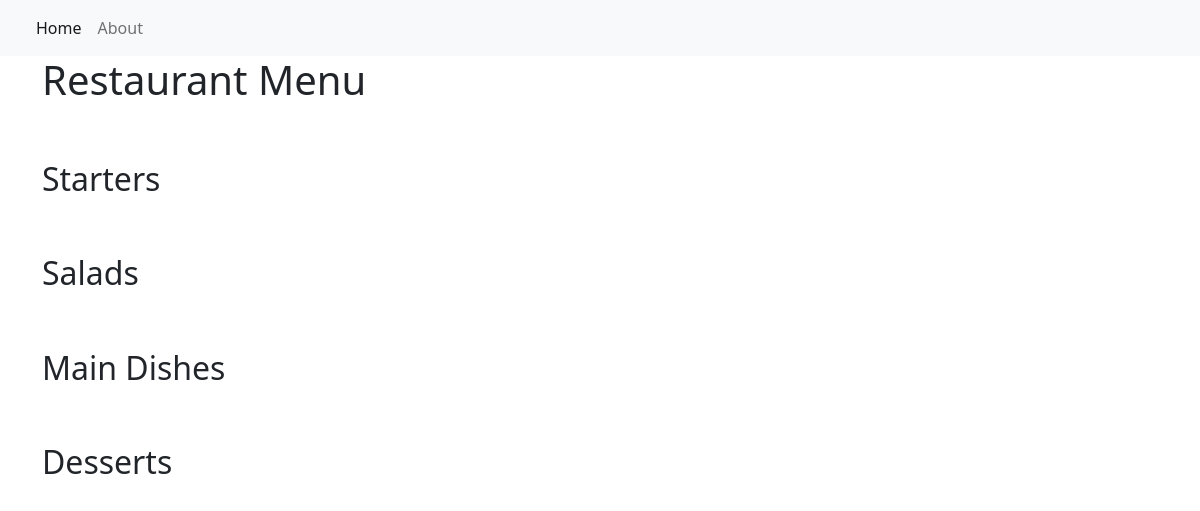
Before: / with the older database file.
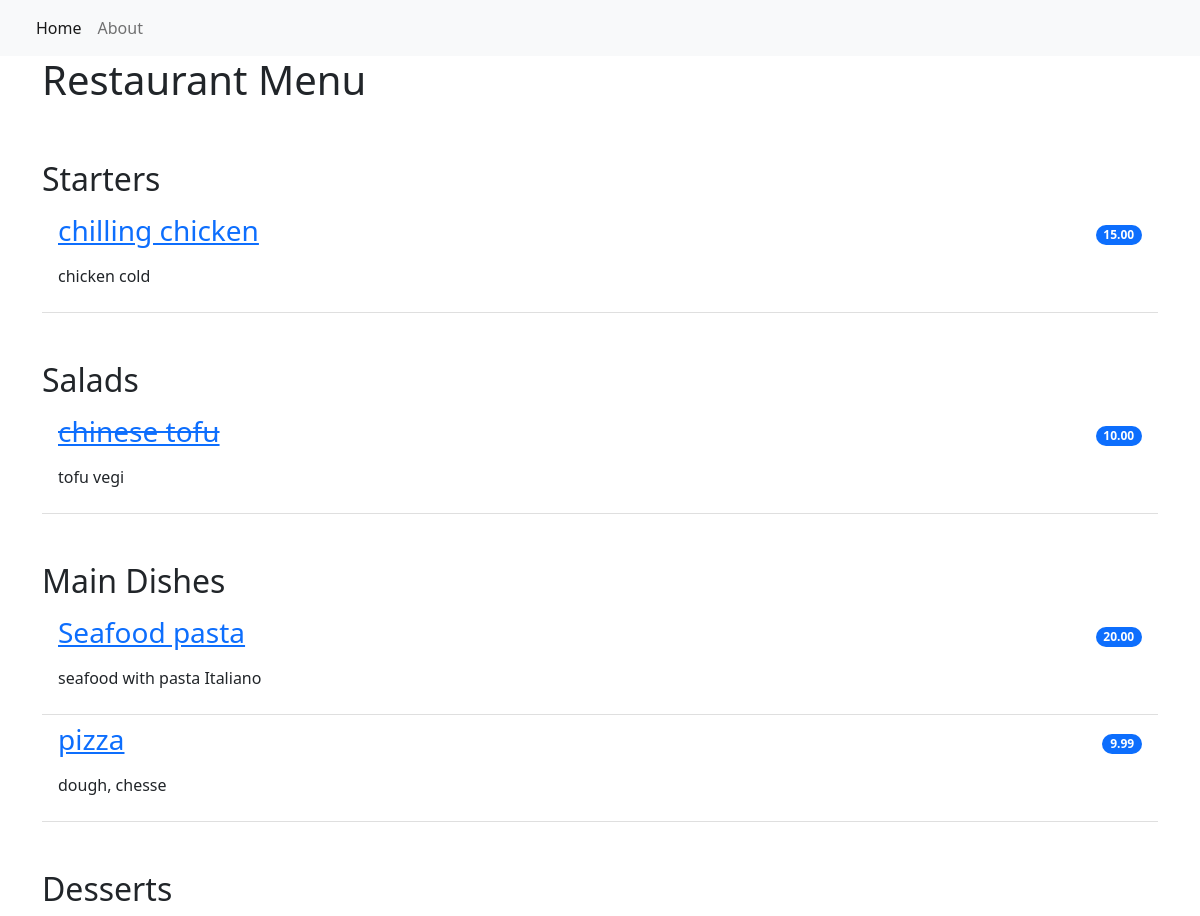
After: the same page with the newer database file.
### restaurant_menu/models.py (models this page shows)
class Item(models.Model):
    meal = models.CharField(max_length=1000, unique=True)
    description = models.CharField(max_length=2000)
    price = models.DecimalField(max_digits=8, decimal_places=2)
    meal_type = models.CharField(max_length=100, choices=MEAL_TYPE)
    author = models.ForeignKey(User, on_delete=models.PROTECT)
    status = models.IntegerField(choices=STATUS, default=1)
    date_created = models.DateTimeField(auto_now_add=True)
    date_updated = models.DateTimeField(auto_now=True)

### restaurant_menu/views.py (the view)
# urls.py: path('', views.MenuList.as_view(), name='home'),
class MenuList(generic.ListView):
    queryset = Item.objects.order_by("-date_created")
    template_name = "index.html"
    def get_context_data(self, **kwargs):
        context = super().get_context_data(**kwargs)
        context["meals"] = MEAL_TYPE
        return context

### templates/index.html
{% extends 'base.html' %}
{% block content %}
<div class="container">
    <h1>Restaurant Menu</h1>
    <ul class="list-group list-group-flush">
        {% for meal in meals %}
                <h2 class="pt-5">{{ meal.1 }}</h2>
                    {% for m in item_list %}
                    {% if m.meal_type == meal.0 %}
                            {% if m.status == 0 %}
                            <li class="list-group-item d-flex justify-content-between align-items-center border-0 pd-0">
                                <a href="{% url 'menu_item' m.pk %}"><h3><del>{{ m.meal }}</del></h3></a>
                            <span class="badge bg-primary rounded-pill">{{m.price }}</span>
                            </li>
                            <li class="list-group-item pt-0">
                                <p>{{ m.description }}</p>
                            </li>
                            {% else %}
                            <li class="list-group-item d-flex justify-content-between align-items-center border-0 pd-0">
                                <a href="{% url 'menu_item' m.pk %}"><h3>{{ m.meal }}</h3></a>
                                 <span class="badge bg-primary rounded-pill">{{m.price }}</span>
                            </li>
                            <li class="list-group-item pt-0">
                                <p>{{ m.description }}</p>
                            </li>
                            {% endif %}
                            {% endif %}
                    {% endfor %}
        {% endfor %}
    </ul>
</div>
{% endblock content %}

### templates/base.html (shortened to what this page needs)
<!DOCTYPE html>
<html lang="en">
    <head>
<link href="https://cdn.jsdelivr.net/npm/bootstrap@5.2.0-beta1/dist/css/bootstrap.min.css" rel="stylesheet">
    </head>
    <body>
        <nav class="navbar navbar-expand-lg bg-light">
            <div class="container-fluid">
                <div class="collapse navbar-collapse" id="navbarNav">
                    <ul class="navbar-nav">
                         <li class="nav-item">
                            <a class="nav-link active" aria-current="page" href="{% url 'home' %}">Home</a>
                        </li>
                        <li class="nav-item">
                            <a class="nav-link" aria-current="page" href="{% url 'home' %}">About</a>
                        </li>
                    </ul>
                </div>
            </div>
        </nav>
        {% block content %}
        {% endblock content %}
    </body>
</html>

Changed rows visible on the page:
added Item: meal "chilling chicken", price "15.00", description "chicken cold", shown under "Starters"
added Item: meal "chinese tofu", price "10.00", description "tofu vegi", shown under "Salads"
added Item: meal "Seafood pasta", price "20.00", description "seafood with pasta Italiano", shown under "Main Dishes"
added Item: meal "pizza", price "9.99", description "dough, chesse", shown under "Main Dishes"
